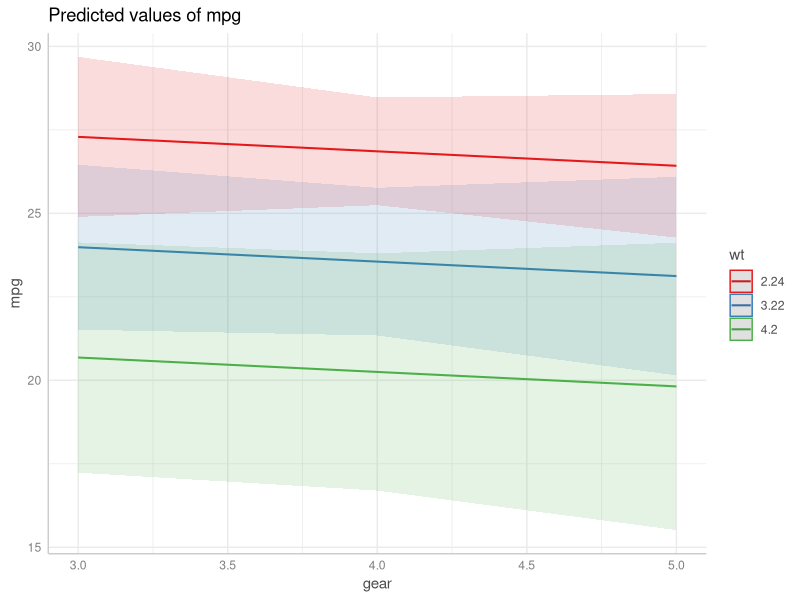
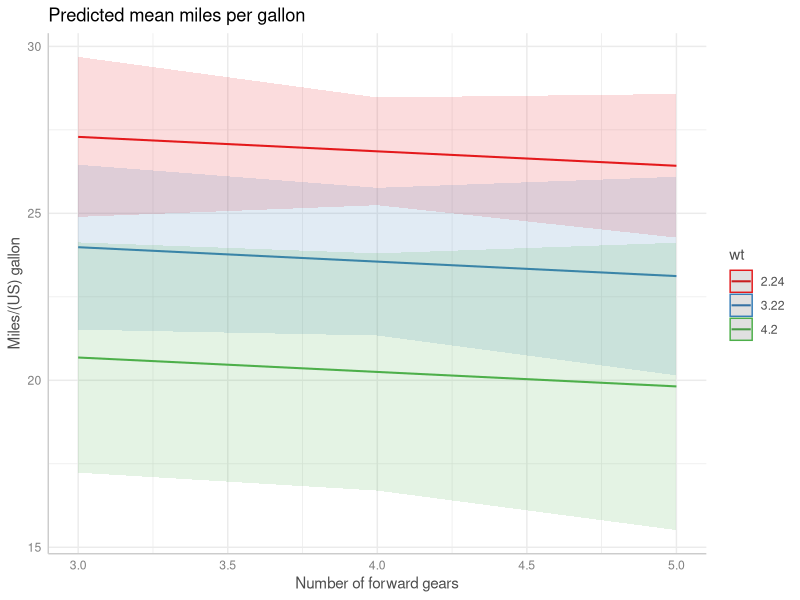
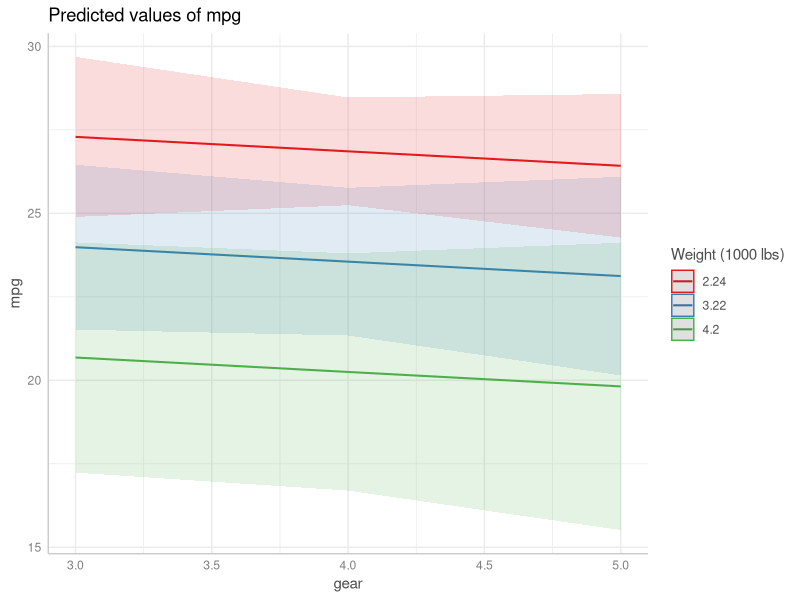
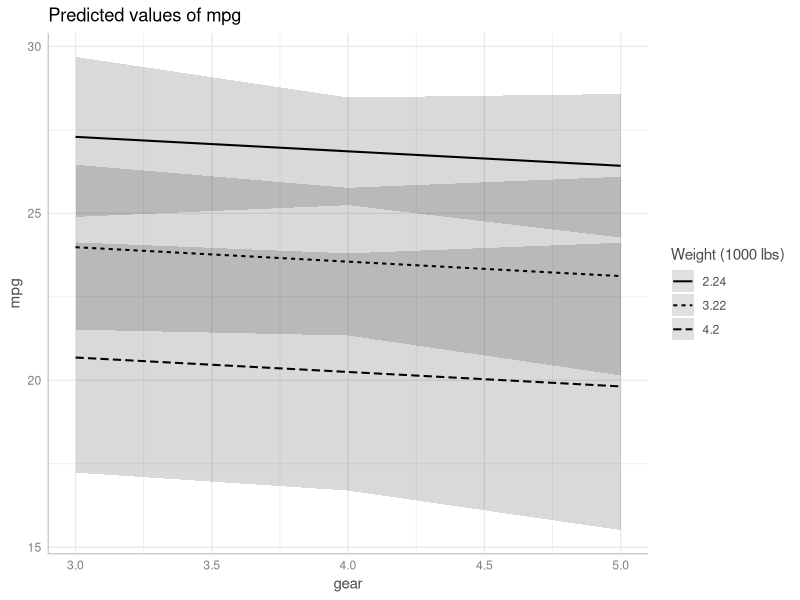
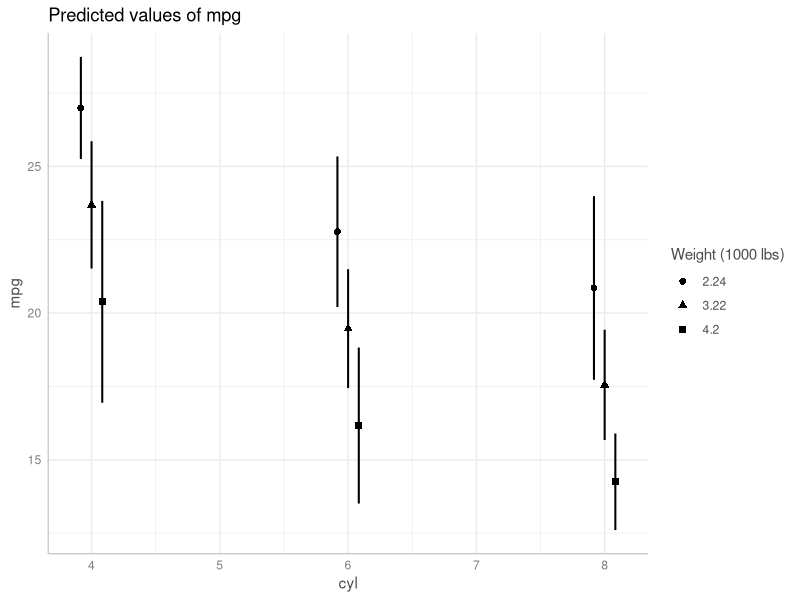

Generate these figures, in order, with R: (Note: this script raises an error after producing the figures.)
## ---- chunk 1
knitr::opts_chunk$set(collapse = TRUE, comment = "#>", dev = "png", fig.width = 7, fig.height = 4, message = FALSE, warning = FALSE)
options(width = 800)
## ---- chunk 2
library(ggeffects)
library(ggplot2)

data(mtcars)
m <- lm(mpg ~ gear + as.factor(cyl) + wt, data = mtcars)

# continuous x-axis
dat <- ggpredict(m, terms = c("gear", "wt"))

# discrete x-axis
dat_categorical <- ggpredict(m, terms = c("cyl", "wt"))

# default plot
plot(dat)
## ---- chunk 3
plot(dat) + 
  labs(
    x = "Number of forward gears", 
    y = "Miles/(US) gallon", 
    title = "Predicted mean miles per gallon"
  )
## ---- chunk 4
plot(dat) + labs(colour = "Weight (1000 lbs)")
## ---- chunk 5
plot(dat, colors = "bw") + labs(linetype = "Weight (1000 lbs)")
## ---- chunk 6
plot(dat_categorical, colors = "bw") + labs(shape = "Weight (1000 lbs)")
## ---- chunk 7
plot(dat_categorical, connect.lines = TRUE)
## ---- chunk 8
plot(dat_categorical) + 
  scale_x_continuous(labels = c("four", "six", "eight"), breaks = c(4, 6, 8))
## ---- chunk 9
plot(dat) + scale_x_continuous(breaks = 3:5, limits = c(2, 6))
## ---- chunk 10
plot(dat_categorical, breaks = seq(12, 30, 2), limits = c(12, 30))
## ---- chunk 11
plot(dat) + 
  scale_colour_brewer(palette = "Set1", labels = c("-1 SD", "Mean", "+1 SD"))
## ---- chunk 12
plot(dat, colors = "bw") + 
  scale_linetype_manual(values = 15:17, labels = c("-1 SD", "Mean", "+1 SD"))
## ---- chunk 13
plot(dat_categorical, colors = "bw") + 
  scale_shape_manual(values = 1:3, labels = c("-1 SD", "Mean", "+1 SD"))
